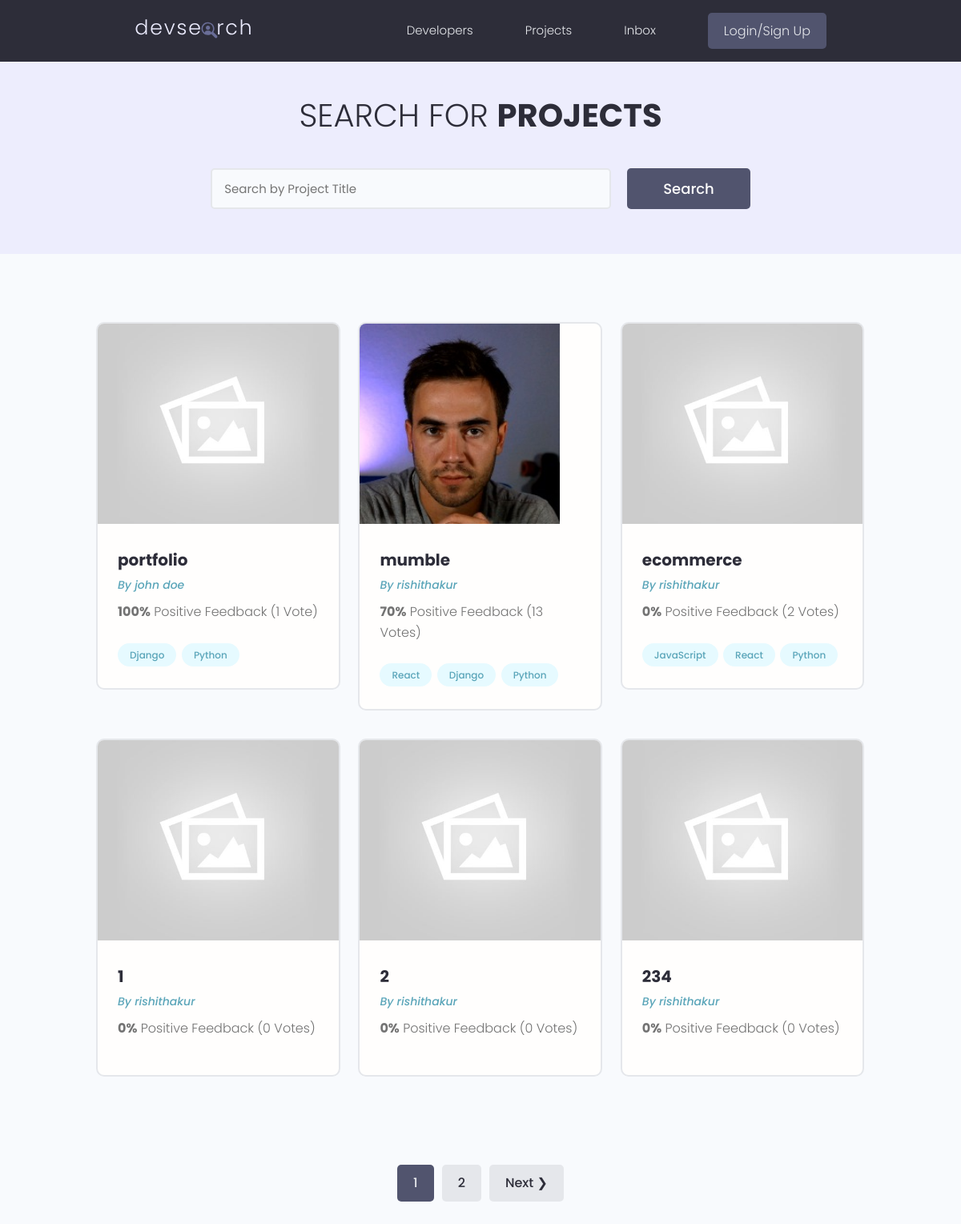
/projects/, run on the app's committed database.
### projects/models.py (models this page shows, shortened)
class Project(models.Model):
    owner = models.ForeignKey(Profile, null=True, blank=True, on_delete=models.SET_NULL)
    title = models.CharField(max_length=200)
    description = models.TextField(null=True, blank=True)
    featured_image = models.ImageField(null=True, blank=True, default="default.jpg")
    demo_link = models.CharField(max_length=2000, null=True, blank=True)
    source_link = models.CharField(max_length=2000,null=True, blank=True)
    tags = models.ManyToManyField('Tag', blank=True)
    vote_total = models.IntegerField(default=0, null=True, blank=True)
    vote_ratio = models.IntegerField(default=0, null=True, blank=True)
    created = models.DateTimeField(auto_now_add=True)
    id = models.UUIDField(default=uuid.uuid4, unique=True, primary_key=True, editable=False)
    class Meta:
        ordering = ['-vote_ratio', '-vote_total', 'title']

class Tag(models.Model):
    name = models.CharField(max_length=200)
    created = models.DateTimeField(auto_now_add=True)
    id = models.UUIDField(default=uuid.uuid4, unique=True, primary_key=True, editable=False)
    def __str__(self):
        return self.name

### users/models.py (models this page shows, shortened)
class Profile(models.Model):
    user = models.OneToOneField(User, on_delete=models.CASCADE, null=True, blank=True)
    name = models.CharField(max_length=200, blank=True, null=True)
    email = models.EmailField(max_length=500, blank=True, null=True)
    username = models.CharField(max_length=200, blank=True, null=True)
    location = models.CharField(max_length=200, blank=True, null=True)
    short_intro = models.CharField(max_length=200, blank=True, null=True)
    bio = models.TextField(blank=True, null=True)
    profile_image = models.ImageField(null=True, blank=True, upload_to='profiles/', default='profiles/user-default.png')
    social_github =  models.CharField(max_length=200, blank=True, null=True)
    social_linkedin=  models.CharField(max_length=200, blank=True, null=True)
    social_website =  models.CharField(max_length=200, blank=True, null=True)
    social_twitter =  models.CharField(max_length=200, blank=True, null=True)
    created = models.DateTimeField(auto_now_add=True)
    id = models.UUIDField(default=uuid.uuid4, unique=True, primary_key=True, editable=False)

### projects/views.py (the view)
# urls.py: path('projects/', include('projects.urls')),
def projects(request):
    projects, search_query = searchProjects(request)
    custom_range, projects = paginateProjects(request, projects, 6)
    context = {'projects':projects, 'search_query': search_query, 'custom_range': custom_range}
    return render(request, 'projects/projects.html', context)

### projects/utils.py (called while the page is built)
def paginateProjects(request, projects, results):
    page = request.GET.get('page')
    paginator = Paginator(projects, results)
    try:
        projects = paginator.page(page)
    except PageNotAnInteger:
        page = 1
        projects = paginator.page(page)
    except EmptyPage:
        page = paginator.num_pages
        projects = paginator.page(page)
    leftIndex = (int(page) - 2)
    if leftIndex < 1:
        leftIndex = 1
    rightIndex = (int(page) + 2)
    if rightIndex > paginator.num_pages:
        rightIndex = paginator.num_pages + 1
    custom_range = range(leftIndex, rightIndex)
    return custom_range, projects

def searchProjects(request):
    search_query = ''
    if request.GET.get('search_query'):
        search_query = request.GET.get('search_query')
    tags = Tag.objects.filter(name__icontains=search_query)
    projects = Project.objects.distinct().filter(
        Q(title__icontains=search_query) |
        Q(description__icontains=search_query) |
        Q(owner__name__icontains=search_query) |
        Q(tags__in=tags)
    )
    return projects, search_query

### projects/templates/projects/projects.html (shortened to what this page needs)
{% extends 'main.html' %}
{% block content %}
<main class="projects">
    <section class="hero-section text-center">
        <div class="container container--narrow">
            <div class="hero-section__box">
                <h2>Search for <span>Projects</span></h2>
            </div>
            <div class="hero-section__search">
                <form id='searchForm' class="form" action="{% url 'projects' %}" method="get">
                    <div class="form__field">
                        <input class="input input--text" id="formInput#search" type="text" name="search_query"
                        placeholder="Search by Project Title" value="{{search_query}}" />
                    </div>
                    <input class="btn btn--sub btn--lg" type="submit" value="Search" />
                </form>
            </div>
        </div>
    </section>
    <section class="projectsList">
        <div class="container">
            <div class="grid grid--three">
                {% for project in projects %}
                <div class="column">
                    <div class="card project">
                        <a href="{% url 'project' project.id %}" class="project">
                            <img class="project__thumbnail" src="{{ project.featured_image.url }}" alt="project thumbnail" />
                            <div class="card__body">
                                <h3 class="project__title">{{project.title}}</h3>
                                <p><a class="project__author" href="{% url 'user-profile' project.owner.id %}">By {{project.owner.name}}</a></p>
                                <p class="project--rating">
                                    <span style="font-weight: bold;">{{project.vote_ratio}}%</span> Positive
                                    Feedback ({{project.vote_total}} Vote{{project.vote_total|pluralize:"s"}})
                                </p>
                                <div class="project__tags">
                                    {% for tag in project.tags.all %}
                                    <span class="tag tag--pill tag--main">
                                        <small>{{tag}}</small>
                                    </span>
                                    {% endfor %}
                                </div>
                            </div>
                        </a>
                    </div>
                </div>
                {% endfor %}
            </div>
        </div>
    </section>
    {% include 'pagination.html' with queryset=projects custom_range=custom_range %}
</main>
{% endblock content %}

### static/styles/app.css (style rules this page uses)
:root { --color-sub: #2d2d39; }
.btn--sub { background-color: var(--color-sub-light); }
.card { border: 2px solid var(--color-light); }
img { width: 100%; }
.hero-section { height: 40vh; display: flex; align-items: center; background-color: var(--color-sub); }
.hero-section__box { margin-bottom: 4rem; }
.hero-section__box > h2, .hero-section__box > h2 > span { font-size: 4rem; color: var(--color-light); line-height: 1.3; text-transform: uppercase; }
.hero-section__box > h2 { font-weight: 300; }
.hero-section__box > h2 > span { font-weight: 700; }
.hero-section__search > .form { display: flex; align-items: center; justify-content: center; gap: 2rem; }
.hero-section__search > .form input.input--text { width: 50rem; }
.project__author { font-size: 1.4rem; font-style: italic; }
.project--rating { margin-bottom: 1.6em; margin-top: .5em; }
.projects > .hero-section { background: var(--color-sub-lighter); height: 30vh; }
.projects .hero-section__box { margin-bottom: 2.5rem; }
.projects .hero-section__box > h2 { color: var(--color-sub); }
.projects .hero-section__box > h2 > span { font-weight: 700; color: var(--color-sub); }
.projectsList { margin-top: 8rem; }
.project__thumbnail { height: 25rem; object-fit: cover; object-position: top center; }
.project__title { font-size: 2rem; font-weight: 700; color: var(--color-sub); }

### static/uikit/styles/modules/_variables.css (style rules this page uses)
:root { --color-main: #5aa5b9; --color-main-light: #e6faff; --color-sub: #3f4156; --color-sub-light: #51546e; --color-sub-lighter: #ededfd; --color-text: #737373; --color-gray: #8b8b8b; --color-light: #e5e7eb; --color-light-gray: #767676; --color-bg: #f8fafd; --color-white: #fffefd; --color-white-light: #f3f3f3; --color-success: #359e64; --color-success-bg: #def8e8; --color-error: #fc4b0b; --color-error-bg: #fff2ee; --font-base: 'Poppins', arial, helvetica, 'Segoe UI', roboto, ubuntu, sans-serif; --font-monospace: 'Fira Code', 'Courier New', courier, monospace; --font-regular: 300; --font-medium: 500; --font-bold: 700; --generic-shadow: 1px 1px 5px #00000010; --generic-transition: all 0.3s ease-in-out; }

### static/uikit/styles/modules/_base.css (style rules this page uses)
* { margin: 0; padding: 0; box-sizing: border-box; text-rendering: optimizeLegibility; color: inherit; font-size: inherit; }
html { font-size: 50%; }
@media only screen and (min-width: 480px) { html { font-size: 56.25%; } }
@media only screen and (min-width: 1200px) { html { font-size: 62.5%; } }
body { line-height: 1.6; font-weight: 400; font-size: 1.5rem; color: var(--color-text); background-color: var(--color-bg); min-height: 100vh; }

### static/uikit/styles/modules/_typography.css (style rules this page uses)
* { font-family: var(--font-base); }
h2 { font-size: 3.6rem; font-weight: var(--font-bold); }
h3 { font-size: 3.2rem; font-weight: var(--font-medium); }
p, span, strong { font-size: 1.6rem; color: var(--color-text); font-weight: var(--font-regular); }
a { padding-bottom: 2px; text-decoration: none; display: inline-block; color: var(--color-main); font-weight: var(--font-medium); }

### static/uikit/styles/modules/_utilities.css (style rules this page uses)
.container { width: 92%; max-width: 165rem; margin: 0 auto; box-sizing: border-box; }
.container--narrow { width: 92%; max-width: 120rem; }
@media screen and (min-width: 1000px) { .container { width: 90%; } }
@media screen and (min-width: 1000px) { .container--narrow { width: 85%; } }
@media screen and (min-width: 1200px) { .container { width: 80%; } }
@media screen and (min-width: 1200px) { .container--narrow { width: 72%; } }
.text-center { text-align: center; }

### static/uikit/styles/modules/_button.css (style rules this page uses)
.btn { display: inline-block; position: relative; cursor: pointer; background-color: var(--color-light); font-weight: var(--font-medium); color: var(--color-sub); text-decoration: none; padding: 1rem 2rem; border-radius: 0.5rem; border: none; width: -webkit-fit-content; width: -moz-fit-content; width: fit-content; height: -webkit-fit-content; height: -moz-fit-content; height: fit-content; font-size: 1.6rem; outline-width: 0; outline-color: transparent; -webkit-backface-visibility: hidden; backface-visibility: hidden; transition: all 0.3s ease-in-out; }
.btn--sub { background-color: var(--color-sub); color: var(--color-white); }
.btn--lg { font-size: 1.8rem; padding: 1.2rem 4.5rem; }

### static/uikit/styles/modules/_card.css (style rules this page uses)
.card { border-radius: 1rem; background-color: var(--color-white); border: 1.5px solid var(--color-light); width: auto; height: auto; margin-top: 0.5rem; margin-bottom: 0.5rem; overflow: hidden; }
.card__body, .card__header { padding: 2rem 2.5rem; }

### data on the page
Project: featured_image (placeholder picture), title "portfolio", owner.name "john doe", vote_ratio "100", vote_total "1"
Tag: name "Django"
Tag: name "Python"
Project: featured_image (picture), title "mumble", owner.name "rishithakur", vote_ratio "70", vote_total "13"
Tag: name "React"
Project: featured_image (placeholder picture), title "ecommerce", owner.name "rishithakur", vote_ratio "0", vote_total "2"
Tag: name "JavaScript"
Project: featured_image (placeholder picture), title "1", owner.name "rishithakur", vote_ratio "0", vote_total "0"
Project: featured_image (placeholder picture), title "2", owner.name "rishithakur", vote_ratio "0", vote_total "0"
Project: featured_image (placeholder picture), title "234", owner.name "rishithakur", vote_ratio "0", vote_total "0"

### other printed values
{{ page }} "1"
{{ page }} "2"
